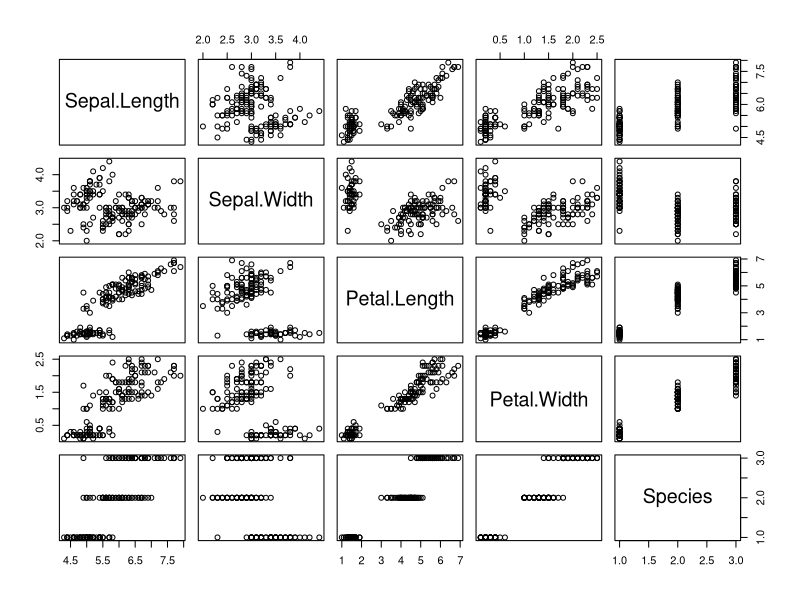
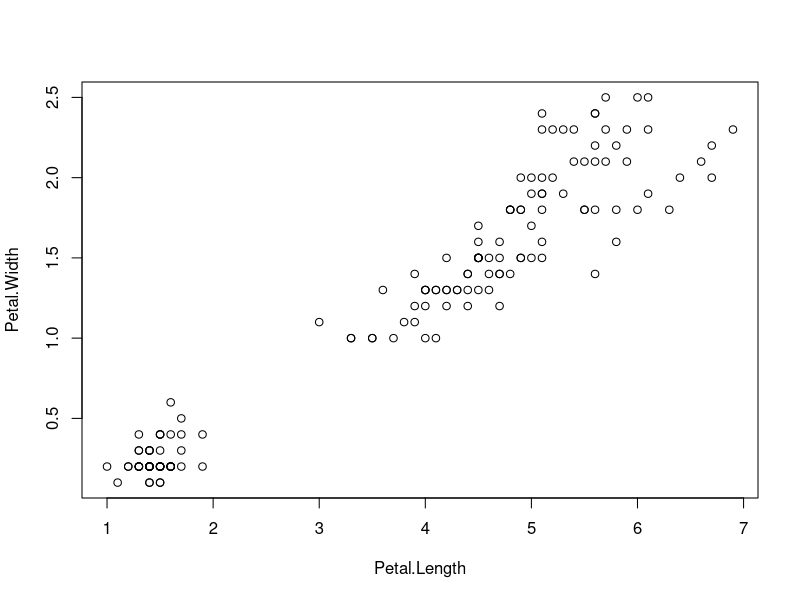
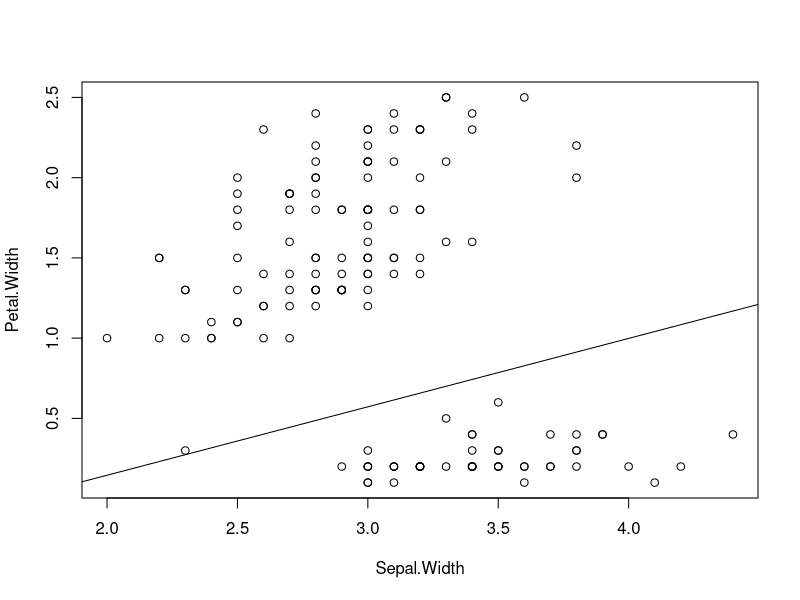
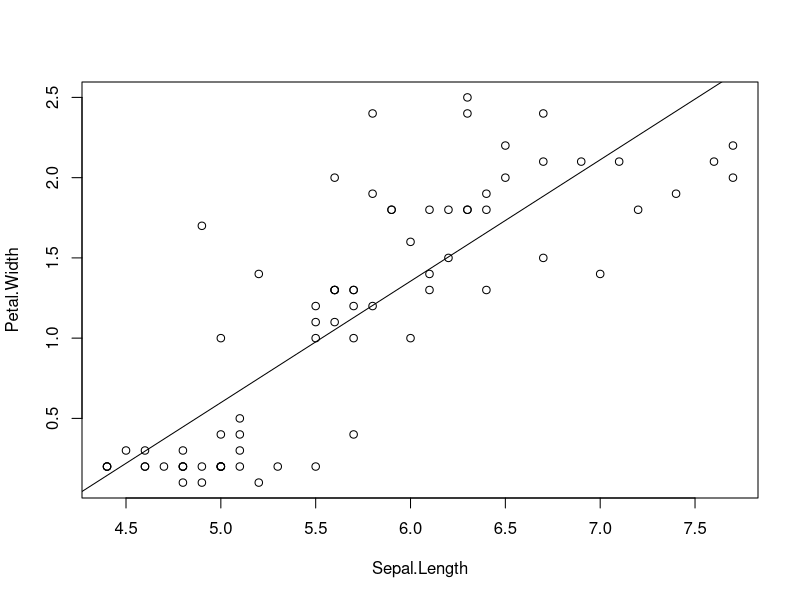
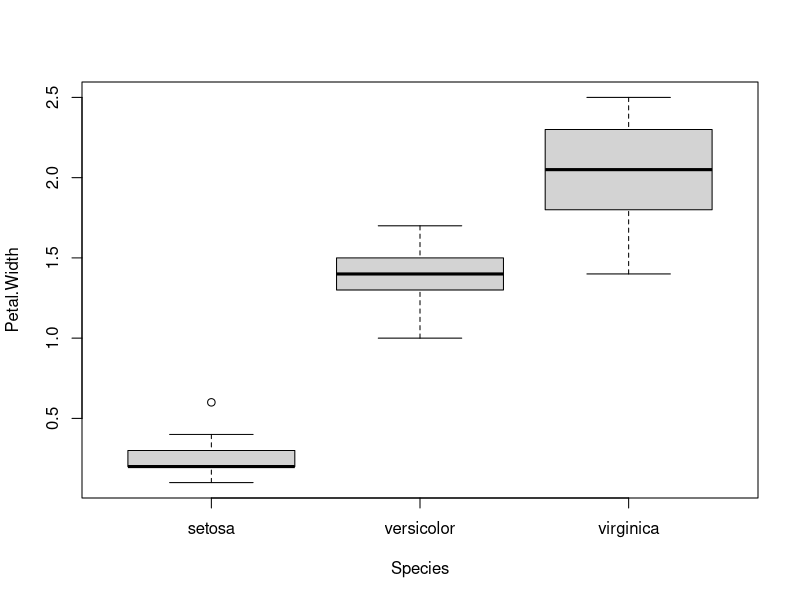

Source code (R) for these figures, in order:
#work with iris dataset. we shall predict Petal.Width

setwd("~/OneDrive/shared files/Statslearningcourse/multi step regression")
library("plyr")
library("dplyr")
library('magrittr')

#predict Petal.Width using lm, find RMSE
RMSE<- function(answer, guess){
  error= answer-guess
  root.error= sqrt(mean(error^2))
  print(root.error)
}

#standard method with all vars in
pairs(~., data=iris)
firstup<- lm(Petal.Width~ Petal.Length + Sepal.Width + Sepal.Length + Species, data=iris)
rollers<- predict(firstup, iris)
RMSE(iris$Petal.Width, rollers)

#enforce no complete cases
#Petal.Length can stay full and Sepal.Width
#Sepal.Length and Species will both lose half their data
reduce<- iris
NAs<- sample(nrow(reduce), round(1/2*nrow(reduce),0), replace=F)
reduce$Sepal.Length[NAs]<- NA
reduce$Species[-NAs]<- NA
summary(reduce)

#now fit full variables, followed by incomplete variables individually

#full variables
first<- lm(Petal.Width~Petal.Length + Sepal.Width, data=reduce)
summary(first)  
plot(Petal.Width~Petal.Length + Sepal.Width, data=reduce)
abline(first)

#Sepal.Length - half NA
second<- lm(Petal.Width ~ Sepal.Length, data=reduce)
summary(second)
plot(Petal.Width ~ Sepal.Length, data=reduce)
abline(second)

#Species - half missing
# 3 separate species 
summary(reduce$Species)
third<- lm(Petal.Width ~ Species, data=reduce)
summary(third)
plot(Petal.Width ~ Species, data=reduce)

#compile results of all lm's
ans<- NULL
ans$answer<- iris$Petal.Width
ans<- as.data.frame(ans)
ans$first.lm<- predict(first, iris)
ans$second.lm<- predict(second, iris)
ans$third.lm<- predict(third, iris)


#check RMSE's

RMSE(ans$answer, ans$first.lm)
RMSE(ans$answer, ans$second.lm)
RMSE(ans$answer, ans$third.lm)

#now combine answers from first.lm, second.lm, third.lm to find weights
final.lm<- lm(answer~first.lm+second.lm+third.lm, data=ans)
final<- predict(final.lm, ans)
ans$final.lm<- final

RMSE(ans$answer, ans$final.lm)







